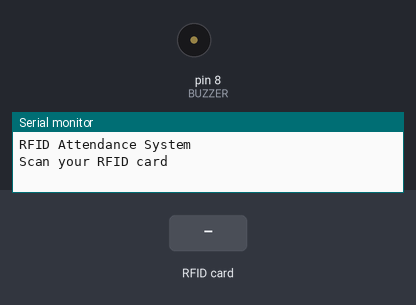
Simulated run of this sketch. Board: Arduino Uno, built with avr-gcc and run on an emulated ATmega328P. On the bench: buzzer (waves = sounding, pin HIGH), the last lines printed to the serial monitor. The inputs (shaded band) are chosen by the test bench. Pins used as bus, display or sensor lines are not drawn.

Above: at 1.2 s.
1.3 s: RFID card A1 B2 C3 D4 held to the reader
At 1.7 s:
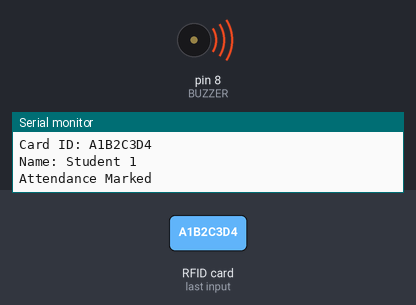
3.3 s: RFID card 12 34 56 78 held to the reader
At 4.3 s:
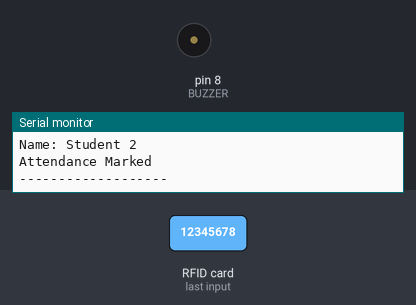
Timing chart, 0 to 6.3 s (numbered marks = the images above; inputs shaded):
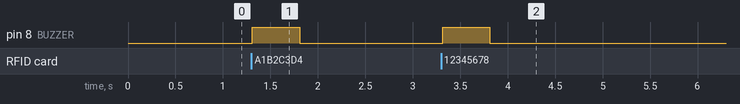

The sketch:

rfid_attendance.ino
```cpp
#include <SPI.h>
#include <MFRC522.h>

#define SS_PIN 10
#define RST_PIN 9
#define BUZZER 8

MFRC522 rfid(SS_PIN, RST_PIN);

void setup() {
  Serial.begin(9600);
  SPI.begin();
  rfid.PCD_Init();

  pinMode(BUZZER, OUTPUT);

  Serial.println("RFID Attendance System");
  Serial.println("Scan your RFID card");
}

void loop() {

  if (!rfid.PICC_IsNewCardPresent()) {
    return;
  }

  if (!rfid.PICC_ReadCardSerial()) {
    return;
  }

  Serial.print("Card ID: ");

  String cardID = "";

  for (byte i = 0; i < rfid.uid.size; i++) {
    Serial.print(rfid.uid.uidByte[i], HEX);
    cardID += String(rfid.uid.uidByte[i], HEX);
  }

  Serial.println();

  cardID.toUpperCase();

  if (cardID == "A1B2C3D4") {
    Serial.println("Name: Student 1");
    Serial.println("Attendance Marked");
    digitalWrite(BUZZER, HIGH);
    delay(500);
    digitalWrite(BUZZER, LOW);
  }
  else if (cardID == "12345678") {
    Serial.println("Name: Student 2");
    Serial.println("Attendance Marked");
    digitalWrite(BUZZER, HIGH);
    delay(500);
    digitalWrite(BUZZER, LOW);
  }
  else {
    Serial.println("Invalid Card");
  }

  Serial.println("-------------------");

  rfid.PICC_HaltA();
  rfid.PCD_StopCrypto1();

  delay(1000);
}
```

Measured:
- after the input at 1.3 s, pin 8 (BUZZER): LOW → HIGH at once, → LOW 0.50 s later
- after the input at 3.3 s, pin 8 (BUZZER): LOW → HIGH at once, → LOW 0.50 s later
